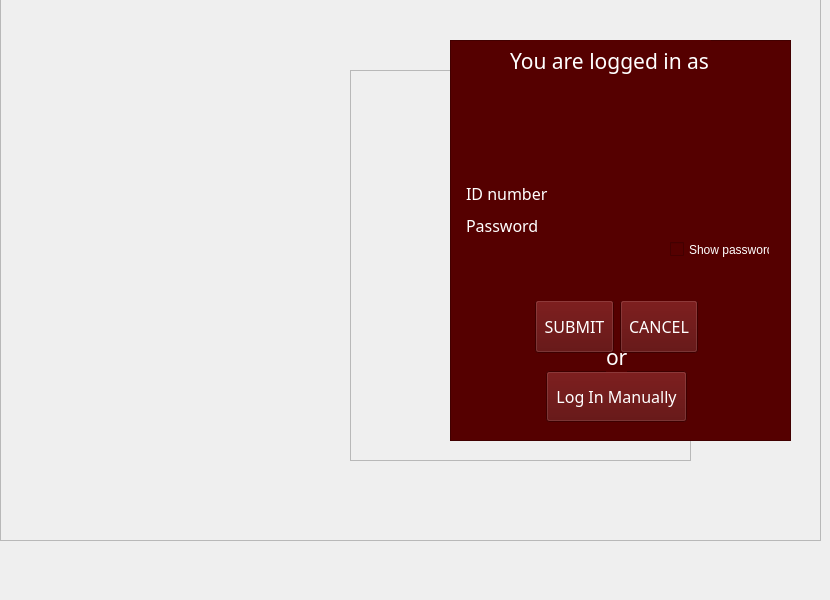
   <widget class="QWidget" name="loginpage">
    <widget class="QLabel" name="label_36">
     <property name="geometry">
      <rect>
       <x>80</x>
       <y>380</y>
       <width>47</width>
       <height>13</height>
      </rect>
     </property>
     <property name="text">
      <string/>
     </property>
    </widget>
    <widget class="QLabel" name="label_37">
     <property name="geometry">
      <rect>
       <x>90</x>
       <y>430</y>
       <width>47</width>
       <height>13</height>
      </rect>
     </property>
     <property name="text">
      <string/>
     </property>
    </widget>
    <widget class="QFrame" name="frame_2">
     <property name="geometry">
      <rect>
       <x>350</x>
       <y>70</y>
       <width>341</width>
       <height>391</height>
      </rect>
     </property>
     <property name="frameShape">
      <enum>QFrame::StyledPanel</enum>
     </property>
     <property name="frameShadow">
      <enum>QFrame::Raised</enum>
     </property>
    </widget>
    <widget class="QFrame" name="frame_14">
     <property name="geometry">
      <rect>
       <x>450</x>
       <y>40</y>
       <width>341</width>
       <height>401</height>
      </rect>
     </property>
     <property name="styleSheet">
      <string notr="true">background-color: rgb(85, 0, 0);
color: rgb(255, 255, 255);</string>
     </property>
     <property name="frameShape">
      <enum>QFrame::StyledPanel</enum>
     </property>
     <property name="frameShadow">
      <enum>QFrame::Raised</enum>
     </property>
     <widget class="QCheckBox" name="checkBoxpw">
      <property name="geometry">
       <rect>
        <x>220</x>
        <y>200</y>
        <width>100</width>
        <height>19</height>
       </rect>
      </property>
      <property name="styleSheet">
       <string notr="true">color: rgb(255, 255, 255);</string>
      </property>
      <property name="text">
       <string>Show password</string>
      </property>
     </widget>
     <widget class="QLabel" name="label_4">
      <property name="geometry">
       <rect>
        <x>60</x>
        <y>0</y>
        <width>201</width>
        <height>41</height>
       </rect>
      </property>
      <property name="font">
       <font>
        <family>Microsoft JhengHei UI Light</family>
        <pointsize>16</pointsize>
       </font>
      </property>
      <property name="styleSheet">
       <string notr="true">color: rgb(255, 255, 255);</string>
      </property>
      <property name="text">
       <string>You are logged in as</string>
      </property>
     </widget>
     <widget class="QLabel" name="usertypelabel">
      <property name="geometry">
       <rect>
        <x>70</x>
        <y>40</y>
        <width>181</width>
        <height>41</height>
       </rect>
      </property>
      <property name="font">
       <font>
        <family>Microsoft JhengHei UI Light</family>
        <pointsize>16</pointsize>
        <weight>50</weight>
        <bold>false</bold>
       </font>
      </property>
      <property name="styleSheet">
       <string notr="true">color: rgb(255, 255, 255);</string>
      </property>
      <property name="text">
       <string/>
      </property>
      <property name="alignment">
       <set>Qt::AlignCenter</set>
      </property>
     </widget>
     <widget class="QLabel" name="fullname">
      <property name="geometry">
       <rect>
        <x>10</x>
        <y>80</y>
        <width>311</width>
        <height>61</height>
       </rect>
      </property>
      <property name="font">
       <font>
        <family>Microsoft JhengHei UI Light</family>
        <pointsize>18</pointsize>
        <weight>50</weight>
        <bold>false</bold>
       </font>
      </property>
      <property name="styleSheet">
       <string notr="true">color: rgb(255, 255, 255);</string>
      </property>
      <property name="text">
       <string/>
      </property>
      <property name="alignment">
       <set>Qt::AlignCenter</set>
      </property>
      <property name="wordWrap">
       <bool>true</bool>
      </property>
     </widget>
     <widget class="QPushButton" name="manuallogin">
      <property name="geometry">
       <rect>
        <x>96</x>
        <y>331</y>
        <width>141</width>
        <height>51</height>
       </rect>
      </property>
      <property name="font">
       <font>
        <family>Microsoft JhengHei UI Light</family>
        <pointsize>12</pointsize>
       </font>
      </property>
      <property name="styleSheet">
       <string notr="true">border-image: url(:/icons/the-button-859346_640.png);</string>
      </property>
      <property name="text">
       <string>Log In Manually</string>
      </property>
     </widget>
     <widget class="QLabel" name="label_7">
      <property name="geometry">
       <rect>
        <x>156</x>
        <y>301</y>
        <width>21</width>
        <height>31</height>
       </rect>
      </property>
      <property name="font">
       <font>
        <family>Microsoft JhengHei UI Light</family>
        <pointsize>16</pointsize>
       </font>
      </property>
      <property name="styleSheet">
       <string notr="true"/>
      </property>
      <property name="text">
       <string>or</string>
      </property>
     </widget>
     <widget class="QPushButton" name="submit">
      <property name="geometry">
       <rect>
        <x>85</x>
        <y>260</y>
        <width>79</width>
        <height>53</height>
       </rect>
      </property>
      <property name="sizePolicy">
       <sizepolicy hsizetype="Expanding" vsizetype="Expanding">
        <horstretch>0</horstretch>
        <verstretch>0</verstretch>
       </sizepolicy>
      </property>
      <property name="font">
       <font>
        <family>Microsoft JhengHei UI Light</family>
        <pointsize>12</pointsize>
       </font>
      </property>
      <property name="styleSheet">
       <string notr="true">border-image: url(:/icons/the-button-859346_640.png);</string>
      </property>
      <property name="text">
       <string>SUBMIT</string>
      </property>
     </widget>
     <widget class="QPushButton" name="cancel">
      <property name="geometry">
       <rect>
        <x>170</x>
        <y>260</y>
        <width>78</width>
        <height>53</height>
       </rect>
      </property>
      <property name="sizePolicy">
       <sizepolicy hsizetype="Expanding" vsizetype="Expanding">
        <horstretch>0</horstretch>
        <verstretch>0</verstretch>
       </sizepolicy>
      </property>
      <property name="font">
       <font>
        <family>Microsoft JhengHei UI Light</family>
        <pointsize>12</pointsize>
       </font>
      </property>
      <property name="styleSheet">
       <string notr="true">border-image: url(:/icons/the-button-859346_640.png);</string>
      </property>
      <property name="text">
       <string>CANCEL</string>
      </property>
     </widget>
     <widget class="QWidget" name="layoutWidget_4">
      <property name="geometry">
       <rect>
        <x>16</x>
        <y>140</y>
        <width>301</width>
        <height>58</height>
       </rect>
      </property>
      <property name="styleSheet">
       <string>color: rgb(255, 255, 255);</string>
      </property>
      <layout class="QGridLayout" name="gridLayout_22">
       <item row="0" column="0">
        <layout class="QGridLayout" name="gridLayout">
         <item row="0" column="0">
          <widget class="QLabel" name="label_9">
           <property name="sizePolicy">
            <sizepolicy hsizetype="Maximum" vsizetype="Expanding">
             <horstretch>0</horstretch>
             <verstretch>0</verstretch>
            </sizepolicy>
           </property>
           <property name="font">
            <font>
             <family>Microsoft JhengHei UI Light</family>
             <pointsize>12</pointsize>
             <weight>50</weight>
             <bold>false</bold>
            </font>
           </property>
           <property name="styleSheet">
            <string notr="true">color: rgb(255, 255, 255);</string>
           </property>
           <property name="text">
            <string>ID number</string>
           </property>
          </widget>
         </item>
         <item row="0" column="1">
          <widget class="QLabel" name="username">
           <property name="font">
            <font>
             <family>Microsoft JhengHei UI Light</family>
             <pointsize>12</pointsize>
             <weight>50</weight>
             <bold>false</bold>
            </font>
           </property>
           <property name="styleSheet">
            <string notr="true">color: rgb(255, 255, 255);</string>
           </property>
           <property name="text">
            <string/>
           </property>
          </widget>
         </item>
        </layout>
       </item>
       <item row="1" column="0">
        <layout class="QGridLayout" name="gridLayout_9">
         <item row="0" column="0">
          <widget class="QLabel" name="label_10">
           <property name="font">
            <font>
             <family>Microsoft JhengHei UI Light</family>
             <pointsize>12</pointsize>
             <weight>50</weight>
             <bold>false</bold>
            </font>
           </property>
           <property name="styleSheet">
            <string notr="true">color: rgb(255, 255, 255);</string>
           </property>
           <property name="text">
            <string>Password</string>
           </property>
          </widget>
         </item>
         <item row="0" column="1">
          <widget class="QLineEdit" name="password">
           <property name="sizePolicy">
            <sizepolicy hsizetype="Expanding" vsizetype="Fixed">
             <horstretch>20</horstretch>
             <verstretch>0</verstretch>
            </sizepolicy>
           </property>
           <property name="font">
            <font>
             <family>Microsoft JhengHei UI Light</family>
             <pointsize>12</pointsize>
             <weight>50</weight>
             <bold>false</bold>
            </font>
           </property>
           <property name="styleSheet">
            <string notr="true">color: rgb(255, 255, 255);</string>
           </property>
           <property name="frame">
            <bool>false</bool>
           </property>
          </widget>
         </item>
        </layout>
       </item>
      </layout>
     </widget>
     <widget class="QLabel" name="label_5">
      <property name="geometry">
       <rect>
        <x>70</x>
        <y>230</y>
        <width>191</width>
        <height>31</height>
       </rect>
      </property>
      <property name="styleSheet">
       <string notr="true">color: rgb(255, 255, 255);</string>
      </property>
      <property name="text">
       <string/>
      </property>
     </widget>
     <zorder>layoutWidget_4</zorder>
     <zorder>checkBoxpw</zorder>
     <zorder>usertypelabel</zorder>
     <zorder>label_4</zorder>
     <zorder>fullname</zorder>
     <zorder>manuallogin</zorder>
     <zorder>label_7</zorder>
     <zorder>submit</zorder>
     <zorder>cancel</zorder>
     <zorder>label_5</zorder>
    </widget>
    <widget class="QFrame" name="frame_33">
     <property name="geometry">
      <rect>
       <x>0</x>
       <y>-50</y>
       <width>821</width>
       <height>591</height>
      </rect>
     </property>
     <property name="styleSheet">
      <string notr="true">border-image: url(:/icons/84239945.jpg);</string>
     </property>
     <property name="frameShape">
      <enum>QFrame::StyledPanel</enum>
     </property>
     <property name="frameShadow">
      <enum>QFrame::Raised</enum>
     </property>
    </widget>
    <zorder>frame_33</zorder>
    <zorder>label_36</zorder>
    <zorder>label_37</zorder>
    <zorder>frame_2</zorder>
    <zorder>frame_14</zorder>
   </widget>
